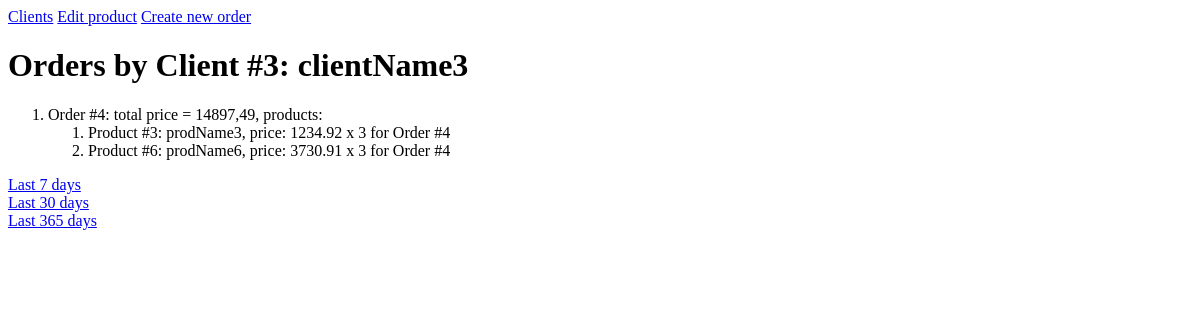
The page /hw2/client/3/ on the database as committed earlier.
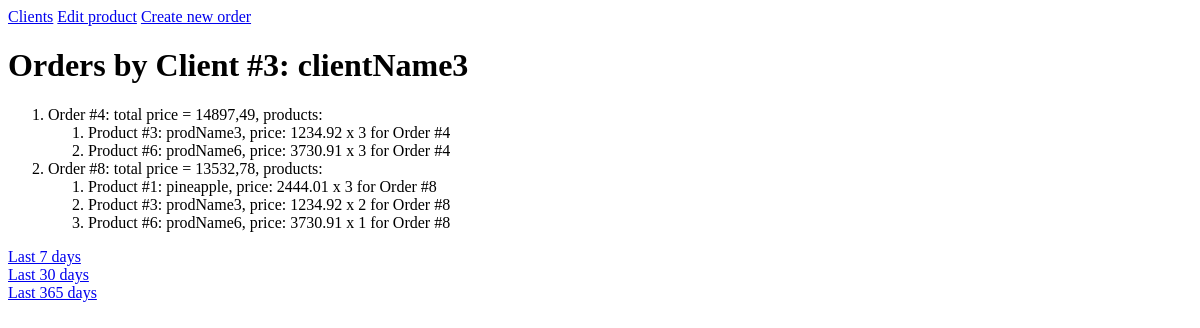
The same page on the database as committed later.
### app_hw2/models.py (models this page shows)
class Order(models.Model):
    client = models.ForeignKey(Client, on_delete=models.CASCADE)
    products = models.ManyToManyField(Product, through='OrderItem')
    total_price = models.DecimalField(max_digits=12, decimal_places=2, default=0)
    date_created = models.DateTimeField(auto_now_add=True)
    def __str__(self) -> str:
        return f"Order #{self.pk}"

class OrderItem(models.Model):
    order = models.ForeignKey(Order, on_delete=models.CASCADE)
    product = models.ForeignKey(Product, on_delete=models.CASCADE)
    quantity = models.IntegerField()
    price = models.DecimalField(max_digits=10, decimal_places=2)
    def __str__(self):
        return f"{self.product} x {self.quantity} for {self.order}\n"

class Product(models.Model):
    name = models.CharField(max_length=50)
    description = models.TextField()
    price = models.DecimalField(max_digits=8, decimal_places=2)
    quantity = models.IntegerField(default=0)
    added_date = models.DateTimeField()
    photo = models.ImageField(upload_to="product_photos/", blank=True, null=True)
    def __str__(self) -> str:
        return f"Product #{self.pk}: {self.name}, price: {self.price}"

### app_hw2/views.py (the view)
# urls.py: path("client/<int:client_id>/", views.client, name="client"),
def client(request, client_id: int):
    client = Client.objects.get(pk=client_id)
    orders = Order.objects.filter(client=client)
    order_items = {}
    for order in orders:
        items = OrderItem.objects.filter(order=order)
        order_items[order.pk] = []
        for item in items:
            order_items[order.pk].append(item)
    context = {
        'client': client,
        'orders': orders,
        'order_items': order_items,
        'title': f'Orders by {client.str_to_title()}'
    }
    return render(request, "app_hw2/client.html", context)

### app_hw2/models.py (called while the page is built)
    def str_to_title(self):
        return f"Client #{self.pk}: {self.name}"

### app_hw2/templates/app_hw2/client.html (shortened to what this page needs)
{% extends 'app_hw2/base.html' %}
{% block content %}
<h1>{{ title }}</h1>
<ol>
    {% for order in orders %}
    <li>Order #{{ order.id }}: total price = {{ order.total_price }}, products:
        <ol>
            {% for key, value in order_items.items %}
            {% if key == order.id %}
            {% for item in value %}
            <li> {{ item }} </li>
            {% endfor %}
            {% endif %}
            {% endfor %}
        </ol>
    </li>
    {% endfor %}
</ol>
<a href="{% url 'client_7days' client.id %}">Last 7 days </a><br>
<a href="{% url 'client_30days' client.id %}">Last 30 days </a><br>
<a href="{% url 'client_365days' client.id %}">Last 365 days </a>
{% endblock %}

### app_hw2/templates/app_hw2/base.html (shortened to what this page needs)
<!DOCTYPE html>
<html lang="en">
  <head>
  </head>
  <body>
    <header>
      <nav>
        <a href="{% url 'clients' %}">Clients</a>
        <a href="{% url 'prod_edit' %}">Edit product</a>
        <a href="{% url 'order_create' %}">Create new order</a>
      </nav>
    </header>
    {% block content %} Content {% endblock %}
  </body>
</html>

Rows that differ between the two databases and show on the page:
added Order: id "8", total_price "13532,78"
added OrderItem: product+quantity+order "Product #1: pineapple, price: 2444.01 x 3 for Order #8"
added OrderItem: product+quantity+order "Product #3: prodName3, price: 1234.92 x 2 for Order #8"
added OrderItem: product+quantity+order "Product #6: prodName6, price: 3730.91 x 1 for Order #8"
